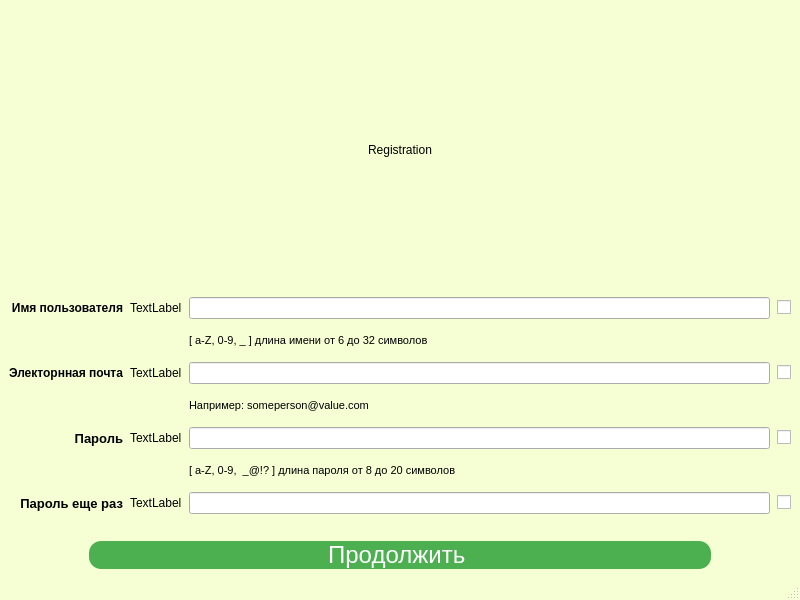
<?xml version="1.0" encoding="UTF-8"?>
<ui version="4.0">
 <class>RegistrationForm</class>
 <widget class="QMainWindow" name="RegistrationForm">
  <property name="geometry">
   <rect>
    <x>0</x>
    <y>0</y>
    <width>800</width>
    <height>600</height>
   </rect>
  </property>
  <property name="windowTitle">
   <string>CarRentalClient/Registration</string>
  </property>
  <property name="styleSheet">
   <string notr="true">QMainWindow {
background-color: rgb(246, 255, 212);
}</string>
  </property>
  <widget class="QWidget" name="centralwidget">
   <layout class="QGridLayout" name="gridLayout_2">
    <item row="4" column="0">
     <layout class="QVBoxLayout" name="verticalLayout_3" stretch="0,1,0">
      <property name="spacing">
       <number>7</number>
      </property>
      <item>
       <layout class="QGridLayout" name="gridLayout">
        <property name="verticalSpacing">
         <number>15</number>
        </property>
        <item row="6" column="2">
         <widget class="QLineEdit" name="confirmPasswordLineEdit">
          <property name="sizePolicy">
           <sizepolicy hsizetype="MinimumExpanding" vsizetype="Fixed">
            <horstretch>0</horstretch>
            <verstretch>0</verstretch>
           </sizepolicy>
          </property>
         </widget>
        </item>
        <item row="5" column="2">
         <widget class="QLabel" name="passwordClue">
          <property name="sizePolicy">
           <sizepolicy hsizetype="Fixed" vsizetype="Fixed">
            <horstretch>0</horstretch>
            <verstretch>0</verstretch>
           </sizepolicy>
          </property>
          <property name="styleSheet">
           <string notr="true">QLabel{
	font-size: 8pt;
}</string>
          </property>
          <property name="text">
           <string>[ a-Z, 0-9,  _@!? ] длина пароля от 8 до 20 символов</string>
          </property>
         </widget>
        </item>
        <item row="1" column="2">
         <widget class="QLabel" name="usernameClue">
          <property name="sizePolicy">
           <sizepolicy hsizetype="Fixed" vsizetype="Fixed">
            <horstretch>0</horstretch>
            <verstretch>0</verstretch>
           </sizepolicy>
          </property>
          <property name="styleSheet">
           <string notr="true">QLabel{
	font-size: 8pt;
}</string>
          </property>
          <property name="text">
           <string>[ a-Z, 0-9, _ ] длина имени от 6 до 32 символов </string>
          </property>
         </widget>
        </item>
        <item row="0" column="2">
         <widget class="QLineEdit" name="usernameLineEdit">
          <property name="sizePolicy">
           <sizepolicy hsizetype="MinimumExpanding" vsizetype="Fixed">
            <horstretch>0</horstretch>
            <verstretch>0</verstretch>
           </sizepolicy>
          </property>
         </widget>
        </item>
        <item row="4" column="0">
         <widget class="QLabel" name="label_3">
          <property name="styleSheet">
           <string notr="true">QLabel{
	font-size: 10pt;
	font-weight: 800;
}</string>
          </property>
          <property name="text">
           <string>Пароль</string>
          </property>
          <property name="alignment">
           <set>Qt::AlignRight|Qt::AlignTrailing|Qt::AlignVCenter</set>
          </property>
         </widget>
        </item>
        <item row="2" column="0">
         <widget class="QLabel" name="label_2">
          <property name="styleSheet">
           <string notr="true">QLabel{
	font-size: 9pt;
	font-weight: 800;
}</string>
          </property>
          <property name="text">
           <string>Электорнная почта</string>
          </property>
          <property name="alignment">
           <set>Qt::AlignRight|Qt::AlignTrailing|Qt::AlignVCenter</set>
          </property>
         </widget>
        </item>
        <item row="6" column="0">
         <widget class="QLabel" name="label_4">
          <property name="styleSheet">
           <string notr="true">QLabel{
	font-size: 10pt;
	font-weight: 800;
}</string>
          </property>
          <property name="text">
           <string>Пароль еще раз</string>
          </property>
          <property name="alignment">
           <set>Qt::AlignRight|Qt::AlignTrailing|Qt::AlignVCenter</set>
          </property>
         </widget>
        </item>
        <item row="0" column="0">
         <widget class="QLabel" name="label">
          <property name="styleSheet">
           <string notr="true">QLabel{
	font-size: 9pt;
	font-weight: 800;
}</string>
          </property>
          <property name="text">
           <string>Имя пользователя</string>
          </property>
          <property name="alignment">
           <set>Qt::AlignRight|Qt::AlignTrailing|Qt::AlignVCenter</set>
          </property>
         </widget>
        </item>
        <item row="2" column="2">
         <widget class="QLineEdit" name="emailLineEdit">
          <property name="sizePolicy">
           <sizepolicy hsizetype="MinimumExpanding" vsizetype="Fixed">
            <horstretch>0</horstretch>
            <verstretch>0</verstretch>
           </sizepolicy>
          </property>
         </widget>
        </item>
        <item row="6" column="1">
         <widget class="QLabel" name="confirmPasswordIcon">
          <property name="text">
           <string>TextLabel</string>
          </property>
         </widget>
        </item>
        <item row="4" column="2">
         <widget class="QLineEdit" name="passwordLineEdit">
          <property name="sizePolicy">
           <sizepolicy hsizetype="MinimumExpanding" vsizetype="Fixed">
            <horstretch>0</horstretch>
            <verstretch>0</verstretch>
           </sizepolicy>
          </property>
         </widget>
        </item>
        <item row="3" column="2">
         <widget class="QLabel" name="emailClue">
          <property name="sizePolicy">
           <sizepolicy hsizetype="Fixed" vsizetype="Fixed">
            <horstretch>0</horstretch>
            <verstretch>0</verstretch>
           </sizepolicy>
          </property>
          <property name="styleSheet">
           <string notr="true">QLabel{
	font-size: 8pt;
}</string>
          </property>
          <property name="text">
           <string>Например: someperson@value.com</string>
          </property>
         </widget>
        </item>
        <item row="0" column="1">
         <widget class="QLabel" name="usernameIcon">
          <property name="text">
           <string>TextLabel</string>
          </property>
         </widget>
        </item>
        <item row="4" column="1">
         <widget class="QLabel" name="passwordIcon">
          <property name="text">
           <string>TextLabel</string>
          </property>
         </widget>
        </item>
        <item row="2" column="1">
         <widget class="QLabel" name="emailIcon">
          <property name="text">
           <string>TextLabel</string>
          </property>
         </widget>
        </item>
        <item row="6" column="3">
         <widget class="QCheckBox" name="confirmPasswordCheckbox">
          <property name="sizePolicy">
           <sizepolicy hsizetype="Fixed" vsizetype="Fixed">
            <horstretch>0</horstretch>
            <verstretch>0</verstretch>
           </sizepolicy>
          </property>
          <property name="text">
           <string/>
          </property>
         </widget>
        </item>
        <item row="4" column="3">
         <widget class="QCheckBox" name="passwordCheckbox">
          <property name="sizePolicy">
           <sizepolicy hsizetype="Fixed" vsizetype="Fixed">
            <horstretch>0</horstretch>
            <verstretch>0</verstretch>
           </sizepolicy>
          </property>
          <property name="text">
           <string/>
          </property>
         </widget>
        </item>
        <item row="2" column="3">
         <widget class="QCheckBox" name="emailCheckbox">
          <property name="sizePolicy">
           <sizepolicy hsizetype="Fixed" vsizetype="Fixed">
            <horstretch>0</horstretch>
            <verstretch>0</verstretch>
           </sizepolicy>
          </property>
          <property name="text">
           <string/>
          </property>
         </widget>
        </item>
        <item row="0" column="3">
         <widget class="QCheckBox" name="usernameCheckbox">
          <property name="sizePolicy">
           <sizepolicy hsizetype="Fixed" vsizetype="Fixed">
            <horstretch>0</horstretch>
            <verstretch>0</verstretch>
           </sizepolicy>
          </property>
          <property name="text">
           <string/>
          </property>
         </widget>
        </item>
       </layout>
      </item>
      <item>
       <spacer name="verticalSpacer">
        <property name="orientation">
         <enum>Qt::Vertical</enum>
        </property>
        <property name="sizeType">
         <enum>QSizePolicy::Fixed</enum>
        </property>
        <property name="sizeHint" stdset="0">
         <size>
          <width>20</width>
          <height>20</height>
         </size>
        </property>
       </spacer>
      </item>
      <item>
       <layout class="QGridLayout" name="gridLayout_3">
        <item row="0" column="1">
         <widget class="QPushButton" name="registratePushButton">
          <property name="styleSheet">
           <string notr="true">QPushButton{
	background-color: #4CAF50;
	color: white;
	border: none;
	text-align: center;
	text-decoration: none;
	display: inline-block;
	font-size: 24px;
	cursor: pointer;
	border-radius: 12px;
}

QPushButton:hover{
	background-color: #45a049;
}

QPushButton:pressed{
	background-color: #3e8e41;
}</string>
          </property>
          <property name="text">
           <string>Продолжить </string>
          </property>
         </widget>
        </item>
        <item row="0" column="2">
         <spacer name="horizontalSpacer">
          <property name="orientation">
           <enum>Qt::Horizontal</enum>
          </property>
          <property name="sizeType">
           <enum>QSizePolicy::Fixed</enum>
          </property>
          <property name="sizeHint" stdset="0">
           <size>
            <width>80</width>
            <height>20</height>
           </size>
          </property>
         </spacer>
        </item>
        <item row="0" column="0">
         <spacer name="horizontalSpacer_2">
          <property name="orientation">
           <enum>Qt::Horizontal</enum>
          </property>
          <property name="sizeType">
           <enum>QSizePolicy::Fixed</enum>
          </property>
          <property name="sizeHint" stdset="0">
           <size>
            <width>80</width>
            <height>20</height>
           </size>
          </property>
         </spacer>
        </item>
       </layout>
      </item>
     </layout>
    </item>
    <item row="2" column="0">
     <widget class="QLabel" name="label_5">
      <property name="styleSheet">
       <string notr="true">font: 600 18pt &quot;Yu Gothic UI Semibold&quot;;
</string>
      </property>
      <property name="text">
       <string>Registration</string>
      </property>
      <property name="alignment">
       <set>Qt::AlignCenter</set>
      </property>
     </widget>
    </item>
    <item row="0" column="0">
     <layout class="QVBoxLayout" name="verticalLayout"/>
    </item>
    <item row="1" column="0">
     <spacer name="verticalSpacer_2">
      <property name="orientation">
       <enum>Qt::Vertical</enum>
      </property>
      <property name="sizeType">
       <enum>QSizePolicy::Fixed</enum>
      </property>
      <property name="sizeHint" stdset="0">
       <size>
        <width>20</width>
        <height>30</height>
       </size>
      </property>
     </spacer>
    </item>
    <item row="3" column="0">
     <spacer name="verticalSpacer_3">
      <property name="orientation">
       <enum>Qt::Vertical</enum>
      </property>
      <property name="sizeType">
       <enum>QSizePolicy::Fixed</enum>
      </property>
      <property name="sizeHint" stdset="0">
       <size>
        <width>20</width>
        <height>30</height>
       </size>
      </property>
     </spacer>
    </item>
   </layout>
  </widget>
  <widget class="QMenuBar" name="menubar">
   <property name="geometry">
    <rect>
     <x>0</x>
     <y>0</y>
     <width>800</width>
     <height>25</height>
    </rect>
   </property>
  </widget>
  <widget class="QStatusBar" name="statusbar"/>
 </widget>
 <resources/>
 <connections/>
</ui>
